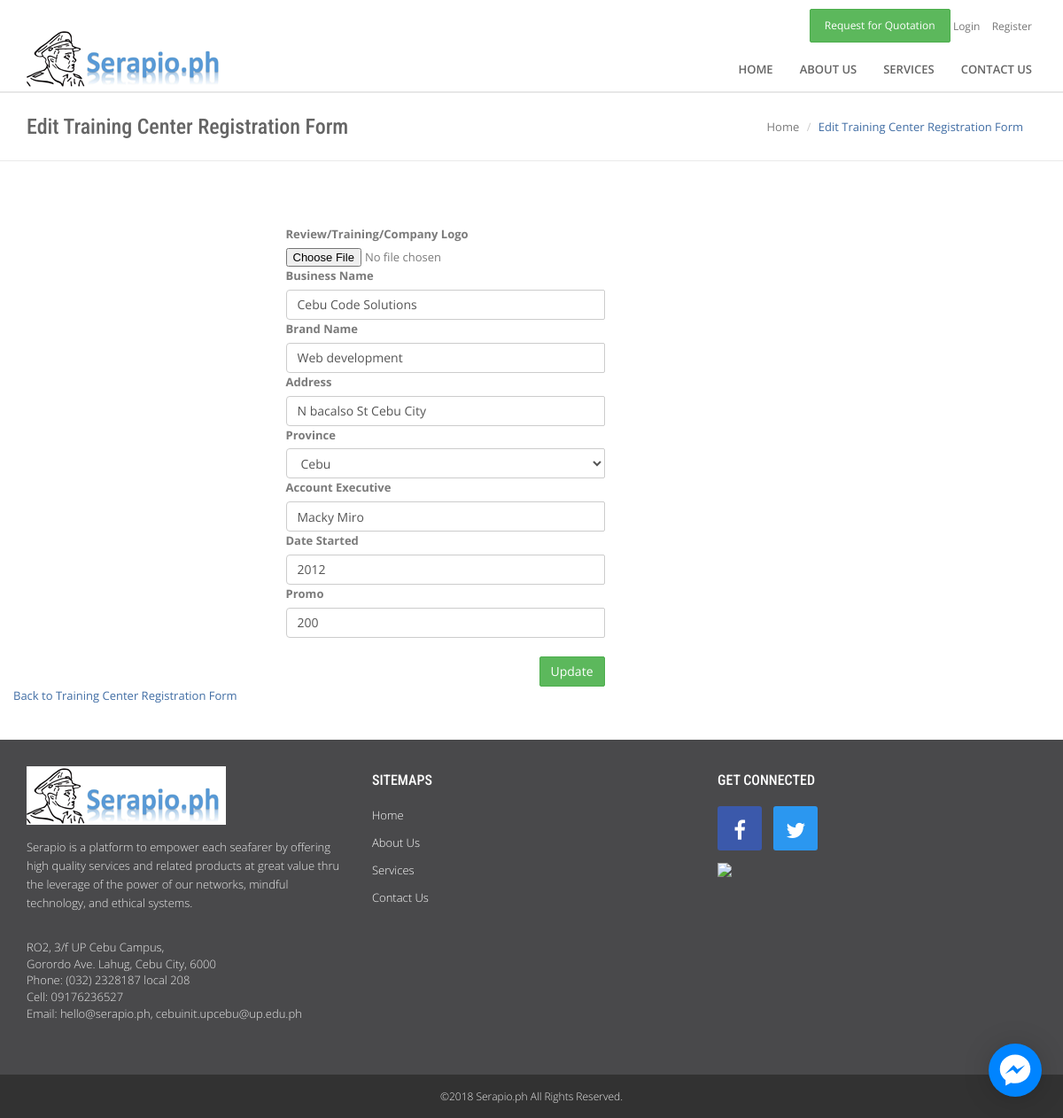
Page /trainingcenterregistrationform/edit/id/5 on the committed database.
### tables this page shows
CREATE TABLE `serapioph_training_info` (
  `id` int(11) NOT NULL,
  `user_status` varchar(100) DEFAULT NULL,
  `category` varchar(100) DEFAULT NULL,
  `institution` varchar(250) DEFAULT NULL,
  `amount` varchar(250) DEFAULT NULL,
  `created_at` timestamp NOT NULL DEFAULT CURRENT_TIMESTAMP ON UPDATE CURRENT_TIMESTAMP,
  `updated_at` timestamp NOT NULL DEFAULT '0000-00-00 00:00:00'
);

CREATE TABLE `serapioph_training_center_registration_form` (
  `id` int(11) NOT NULL,
  `user_status` varchar(150) DEFAULT NULL,
  `category` int(11) DEFAULT NULL,
  `filename` varchar(255) DEFAULT NULL,
  `business_name` varchar(250) DEFAULT NULL,
  `brand_name` varchar(250) DEFAULT NULL,
  `address` varchar(250) DEFAULT NULL,
  `province` varchar(255) DEFAULT NULL,
  `account_executive` varchar(250) DEFAULT NULL,
  `year_started` varchar(150) DEFAULT NULL,
  `slot` varchar(100) DEFAULT NULL,
  `promo` varchar(255) DEFAULT NULL,
  `created_at` timestamp NULL DEFAULT NULL,
  `updated_at` timestamp NOT NULL DEFAULT '0000-00-00 00:00:00' ON UPDATE CURRENT_TIMESTAMP
);

### application/libraries/Template_lib.php (called while the page is built, shortened)
<?php
class Template_lib{
    var $template_data = array();
    public function set_value($name, $value){
          $this->template_data[$name] = $value;
    }
    public function set_view($template='', $contentview='', $data=array(),$return=FALSE){
        $this->CI = & get_instance();
        $this->set_value('main_content', $this->CI->load->view($contentview, $data, TRUE));
        return $this->CI->load->view($template, $this->template_data, $return);
    }
}

### application/controllers/Trainingcenterregistrationform.php (called while the page is built, shortened)
<?php
class Trainingcenterregistrationform extends CI_Controller{
	public function __construct(){
		$sessionData = $this->session->userdata('loggedIn');
		$this->data['id'] = $sessionData['id'];
		$this->data['username'] = $sessionData['username'];
		$this->data['status'] = $this->um->getStatus($this->data['id']);
		$this->data['getStatus'] = $this->data['status']->status;
		$this->data['getAllTrainingRegistrationForm'] = $this->tm->getAllTrainingRegistrationForm();
		$this->data['getCategory'] = $this->um->getCategory();
		$this->data['getProvince'] = $this->tm->getProvince();
		$getProvince = $this->data['getProvince'];
	}
	public function edit($id){
		$this->data['title'] = 'Edit Training Center Registration Form | Serapio.ph';
		$uri = $this->uri->segment(4);
		$this->data['getTrainingCenterRegForm'] = $this->tm->getTrainingCenterRegForm($uri);
		$this->template_lib->set_view('index_view','edit_trainingcenterregform_view', $this->data);
	}
}

### index.php (called while the page is built, shortened)
<?php
require_once BASEPATH.'core/CodeIgniter.php';

### application/models/Trainingcenterregistrationform_model.php (called while the page is built, shortened)
<?php if ( ! defined('BASEPATH')) exit('No direct script access allowed');
class Trainingcenterregistrationform_model extends CI_Model{
	public function getTrainingCenterRegForm($id){
		return $this->db->select('
						t.id,
						t.user_status,
						t.category,
						t.institution,
						t.amount,
						s.id,
						s.filename,
						s.business_name,
						s.brand_name,
						s.category,
						s.province,
						s.address,
						s.province,
						s.account_executive,
						s.year_started,
						s.slot,
						s.promo
					 ')
				    ->from('serapioph_training_info t')
					->join('serapioph_training_center_registration_form s', 's.category = t.category')
					->where('s.id', $id)
					->get()->row_object();
	}
}

### application/views/edit_trainingcenterregform_view.php (the view, shortened to what this page needs)
<div class="page-header">
	<div class="container">
		<h1 class="page-title pull-left">Edit Training Center Registration Form</h1>
		<ol class="breadcrumb">
			<li><a href="#">Home</a></li>
			<li class="active">Edit Training Center Registration Form</li>
		</ol>
	</div>
</div>
<div class="page-content">
	<div class="container">
		<div class="row">
			<div class="col-md-3"></div>
			<div class="col-md-4">
				<?php echo form_open_multipart('trainingcenterregistrationform/update', 'class="form-horizontal"');?>
					<div class="form-group error" style="color:red; font-size:18px;">
						<div class="col-sm-12">
						</div>
					</div>
					<div class="form-group error">
						<div class="col-sm-12">
						</div>
					</div>
					<label>Review/Training/Company Logo</label>
					<input type="file" name="photo" />
					<label>Business Name</label>
					<input type="text" name="businessName" class="form-control" value="<?php echo $getTrainingCenterRegForm->business_name; ?>" />
					<label>Brand Name</label>
					<input type="text" name="brandName" class="form-control" value="<?php echo $getTrainingCenterRegForm->brand_name; ?>" />
					<label>Address</label>
					<input type="text" name="address" class="form-control" value="<?php echo $getTrainingCenterRegForm->address; ?>" />
					<label>Province</label>
					<select name="province" class="form-control">
						<?php foreach($getProvince as $key=>$province): ?>
						<option value="<?php echo $key; ?>" <?php echo ($getTrainingCenterRegForm->province == $key) ? 'selected="selected"' : '' ?>><?php echo $province; ?></option>
						<?php endforeach; ?>
					</select>
					<label>Account Executive</label>
					<input type="text" name="accountExec" class="form-control" value="<?php echo $getTrainingCenterRegForm->account_executive; ?>" />
					<label>Date Started</label>
					<input type="text" name="dateStarted" class="form-control" value="<?php echo $getTrainingCenterRegForm->year_started?>" />
					<label>Promo</label>
					<input type="text" name="promo" class="form-control" value="<?php echo $getTrainingCenterRegForm->promo;?>" />
					<br>
					<input type="submit" value="Update" class="btn btn-success pull-right" />
				</form>
			</div>
			<div class="col-md-3"></div>
			<div class="row">
				<div class="col-md-12">
					<a href="<?php echo base_url().'trainingcenterregistrationform.html' ?>">Back to Training Center Registration Form</a>
				</div>
			</div>
		</div>
	</div>
</div>

### rows in the picture
serapioph_training_info: businessName "Cebu Code Solutions", brandName "Web development", address "N bacalso St Cebu City", accountExec "Macky Miro", dateStarted "2012", promo "200"
serapioph_training_center_registration_form: province "Cebu"
